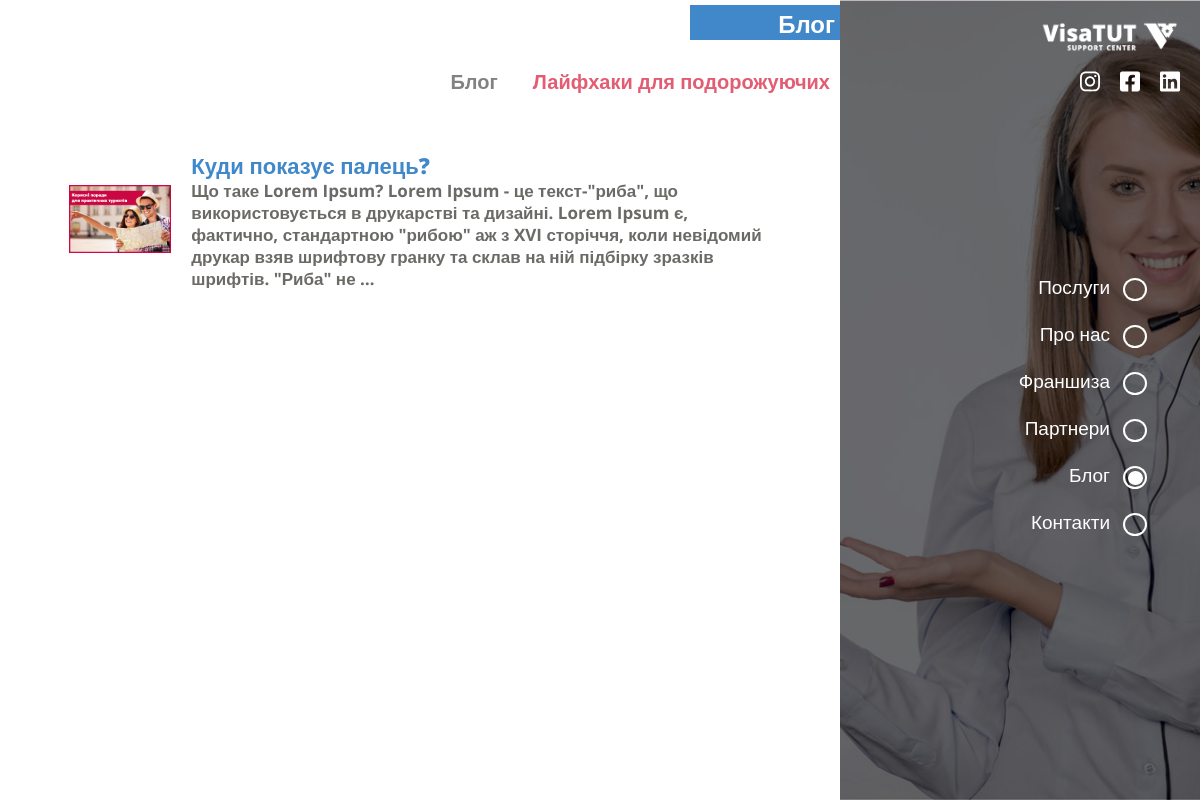
Before: /blog/lifhax/ with the older database file.
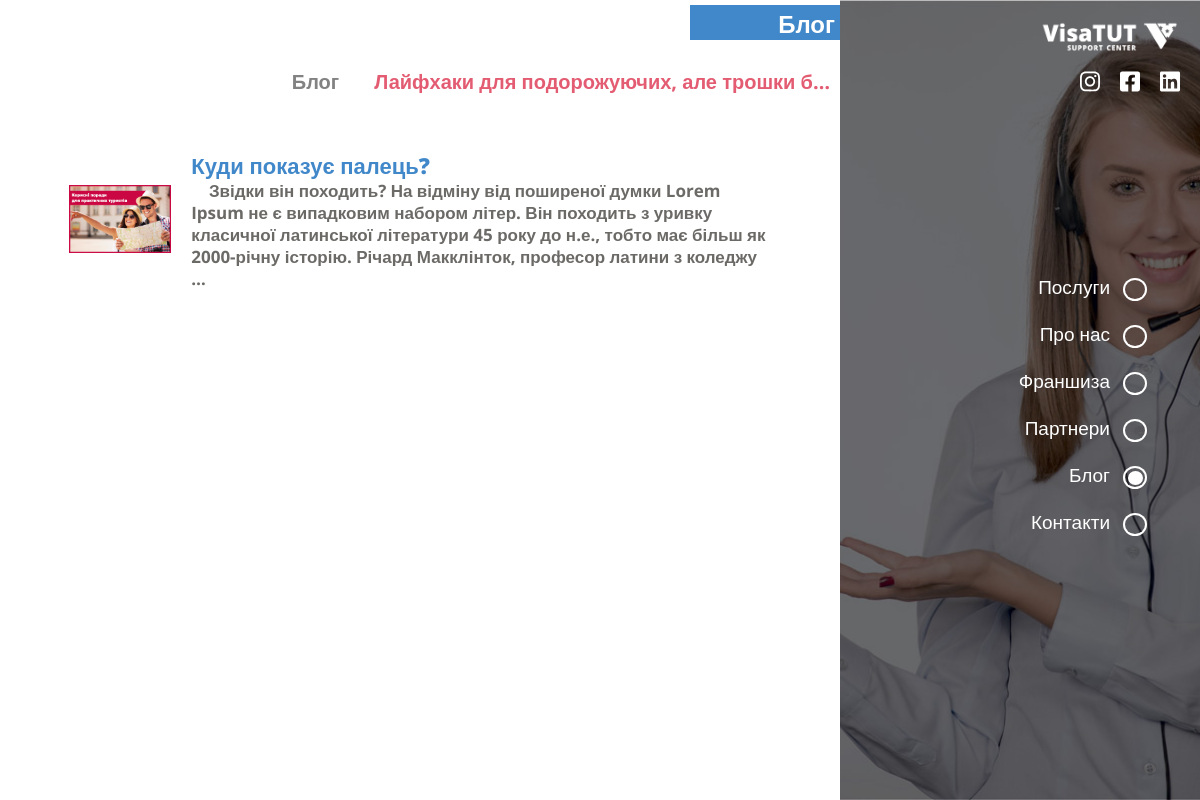
After: the same page with the newer database file.
### project/blog/models.py (models this page shows, shortened)
class PostCategory(MetaData):
    title           = models.CharField(verbose_name='Заголовок', max_length=150, blank=True, null=True)
    slug            = models.SlugField(verbose_name='Посилання', unique=True)
    image           = models.ImageField(verbose_name='Зображення', blank=True, null=True)
    updated         = models.DateTimeField(verbose_name='Змінено', auto_now=True)
    class Meta:
        verbose_name = 'Категорії блогу'
        verbose_name_plural = 'Категорії блогу'

class Post(MetaData):
    title           = models.CharField(verbose_name='Заголовок', max_length=150, blank=True, null=True)
    image           = models.ImageField(verbose_name='Зображення', blank=True, null=True)
    text            = HTMLField(verbose_name='Текст', blank=True, null=True)
    post_category   = models.ForeignKey(verbose_name='Відноситься до категорії', to='PostCategory', blank=True, null=True, on_delete=models.CASCADE, related_name='post_categories')
    updated         = models.DateTimeField(verbose_name='Змінено', auto_now=True)
    def get_image_url(self):
        url = ''
        if self.image: url = self.image.url
        return url
    class Meta:
        verbose_name = 'Пости'
        verbose_name_plural = 'Пости'

### project/views.py (the view)
# urls.py: path('blog/<slug>/',       blog,              name='blog'),
def blog(request, slug):
    post_category   = PostCategory.objects.get(slug=slug)
    posts           = Post.objects.filter(post_category=post_category).order_by('-updated')
    paginator       = Paginator(posts, 2)
    page_number     = request.GET.get('page', 1)
    page            = paginator.get_page(page_number)
    is_paginated    = page.has_other_pages()
    if page.has_previous(): prev_url = f'{page.previous_page_number()}'
    if page.has_next():     next_url = f'{page.next_page_number()}'
    return render(request, 'blog.html', locals())

### templates/blog.html (shortened to what this page needs)
<!DOCTYPE html>
<html lang="en">
<head>
	<link rel="stylesheet" href="/static/css/style.css?v=2">
</head>
<body class="services_fixed blog_fixed">
	<div class="nav-bar">
		<a class="logo_link" href="/">
			<div class="logo-wrap">
				<img src="/static/img/logo.png" alt="">
			</div>
		</a>
		<div class="hidden_nav-bar">
			<div data-index="2" data-menuanchor="secondPage" class="hidden_name slide psevdo_link">
				<div class="psevdo_point">
					<div class="psevdo_sub-point">
					</div>
				</div>
				<a href="#secondPage">
					Послуги
				</a>
			</div>
			<div data-index="3" data-menuanchor="3thPage" class="hidden_name slide psevdo_link">
				<div class="psevdo_point">
					<div class="psevdo_sub-point">
					</div>
				</div>
				<a href="#3thPage">
					Про нас
				</a>
			</div>
			<div data-index="4" data-menuanchor="4thpage" class="hidden_name slide psevdo_link">
				<div class="psevdo_point">
					<div class="psevdo_sub-point">
					</div>
				</div>
				<a href="#4thpage">
					Франшиза
				</a>
			</div>
			<div data-index="5" data-menuanchor="5thpage" class="hidden_name slide psevdo_link">
				<div class="psevdo_point">
					<div class="psevdo_sub-point">
					</div>
				</div>
				<a href="#5thpage">
					Партнери
				</a>
			</div>
			<div data-index="6" data-menuanchor="6thpage" class="hidden_name slide psevdo_link">
				<div class="psevdo_point">
					<div class="psevdo_sub-point psevdo_sub-point_active">
					</div>
				</div>
				<a href="#6thpage">
					Блог
				</a>
			</div>
			<div data-index="7" data-menuanchor="7thpage" class="hidden_name slide psevdo_link">
				<div class="psevdo_point">
					<div class="psevdo_sub-point">
					</div>
				</div>
				<a href="#7thpage">
					Контакти
				</a>
			</div>
		</div>
		  <div class="sociate-block">
			<div class="sociate-prof">
			</div>
			<div class="sociate-prof">
			</div>
			<div class="sociate-prof">
			</div>
		</div>
	</div>
		<section id="sect2" class="sect_name section sect2 services2">
			<div class="default-block">
				<div class="default-content">
					<div class="main__title">
						<h1 class="title_name">
							Блог
						</h1>
					</div>
					<div class="mini-navigation-block">
						<div data-scheme="102" class="nav_name nav_name_blog ">
							Блог
						</div>
						<div class="nav_name nav_name_blog nav_name_active">
							{{ post_category.title|truncatechars_html:40 }}
						</div>
					</div>
					<div class="blog-block normalScroll">
						{% for post in page %}
						<a href="{% url 'post' post_category.slug post.pk  %}" class="a_link_blog">
							<div class="blog-prof">
								<div class="blog-img">
									<img src="{{ post.get_image_url }}" alt="{{ post.img_alt }}">
								</div>
								<div class="blog-text">
									<div class="blog__title">
										{{ post.title }}
									</div>
									{{ post.text|truncatewords_html:40|striptags|safe }}
								</div>
							</div>
						</a>
						{% endfor %}
					</div>
				</div>
				<div class="default-image default-image-1">
				</div>
			</div>
		</section>
</body>
</html>

### templates/includes/meta_og.html (shortened to what this page needs)
{% load static %}

### static/css/style.css (style rules this page uses)
html { line-height:1.15;-webkit-text-size-adjust:100% }
body { margin:0 }
h1 { font-size:2em;margin:0.67em 0 }
a { background-color:transparent }
img { border-style:none }
@media (min-width: 996px) { body,html { overflow:hidden } }
.default-image { height:100vh }
.default-image-1 { background:url("../img/bg-2.jpg") no-repeat center top/cover }
.hidden_nav-bar { position:fixed;align-items:center;right:40px;top:45vh;z-index:9999 }
.hidden_name { flex:1;color:#fff;font-size:19px;flex:1;text-align:right;margin-right:15px;cursor:pointer;margin-top:25px }
.hidden_name a { text-decoration:none;color:#fff }
body { position:relative }
.nav-bar { top:20px;right:20px;position:fixed;z-index:999;display:flex;flex-direction:column;align-items:flex-end }
.logo-wrap { width:140px }
.logo-wrap img { width:100% }
.svg_soc { color:#fff;transform:all .2s;width:20px;cursor:pointer;margin-left:20px }
.sociate-block { display:flex;align-items:center;margin-left:60px }
.sociate-prof { transition:all .2s }
.sect_name { position:relative;height:100vh !important;overflow-x:hidden }
.logo_link { display:block;height:50px }
.sect2 { overflow:hidden }
.default-block { height:100vh;display:flex }
.default-content { background:#fff;position:relative;width:50%;overflow:hidden;transition:all .4s }
.default-image { width:50%;transition:all .4s }
.main__title { position:relative;display:flex;justify-content:flex-end }
.title_name { align-self:center;margin:0;color:#fff;text-align:right;font-size:1.5em;right:0;height:35px;width:150px;padding:5px 5px 0 0;background-color:#4088c9;color:#fff;text-align:right;font-size:1.5em;align-self:flex-end;margin-top:5px }
.mini-navigation-block { display:flex;align-items:center;justify-content:flex-end;margin:30px 0 }
.nav_name { cursor:pointer;color:#818281;font-size:20px;font-weight:700;text-align:center;transition:all .2s }
.nav_name_active { cursor:pointer;color:#e35c72;margin-right:10px }
.blog-block { display:flex;flex-direction:column;height:100%;overflow:auto;margin-top:10px;padding-bottom:60px }
.blog-prof { display:flex;align-items:center }
.blog-img { width:35% }
.blog-img img { width:100% }
.blog-text { font-size:17px;line-height:1.3;color:#6c6a67;width:65%;text-align:left;font-weight:700;text-decoration:none;margin-left:20px }
.blog__title { width:100%;margin:0 auto;color:#4088c9;font-weight:800;font-size:22px;display:flex;flex-direction:column }
.services2 .default-content { width:70% }
.services2 .default-image { width:30% }
.services2 .blog-text { width:85% }
.services2 .blog-img { width:15% }
.services2 .blog-block { padding-bottom:150px }
.services2 .blog-prof { width:95%;margin:0 auto;padding:8px;margin-top:20px;transition:all .3s;cursor:pointer }
.services_fixed .blog-block { width:90%;height:70%;margin:0 auto }
.services_fixed .hidden_name { display:flex;align-items:center;flex-direction:row-reverse }
.services_fixed .psevdo_point { box-shadow:0 0 0 2px #fff;width:20px;height:19px;border-radius:50%;position:relative;display:flex;justify-content:center;align-self:center;margin-left:15px;margin-top:3px }
.services_fixed .psevdo_sub-point { width:16px;height:15px;align-self:center;border-radius:100%;display:inline-block;text-decoration:none;position:absolute }
.services_fixed .psevdo_sub-point_active { width:15px;height:14px;align-self:center;border-radius:100%;display:inline-block;text-decoration:none;position:absolute;color:#fff;background-color:#fff;top:2.5px;left:3px }
.blog_fixed .blog-block { width:90%;height:100% }
.a_link_blog { text-decoration:none }
body { position:relative;padding:0;margin:0;font-family:'Open Sans', sans-serif;font-weight:400;background-color:#fff }
*,*:after,*:before { box-sizing:border-box }
.normalScroll { overflow:auto }

Changed rows visible on the page:
changed PostCategory: title "Лайфхаки для подорожуючих" → "Лайфхаки для подорожуючих, але трошки б…"
changed Post "Куди показує палець?": text "Що таке Lorem Ipsum? Lorem Ipsum - це текст-\"риба\", що використовується в друкарстві та дизайні. Lorem Ipsum є, фактично, стандартною \"рибою\" аж з XVI сторіччя, коли невідомий друкар взяв шрифтову гранку та склав на ній підбірку зразків шрифтів. \"Риба\" не …" → "Звідки він походить? На відміну від поширеної думки Lorem Ipsum не є випадковим набором літер. Він походить з уривку класичної латинської літератури 45 року до н.е., тобто має більш як 2000-річну історію. Річард Макклінток, професор латини з коледжу …"
